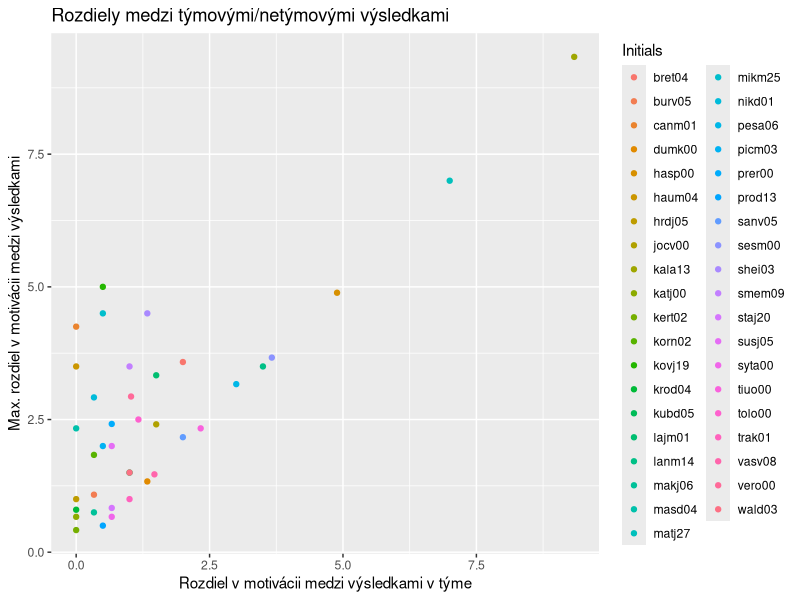
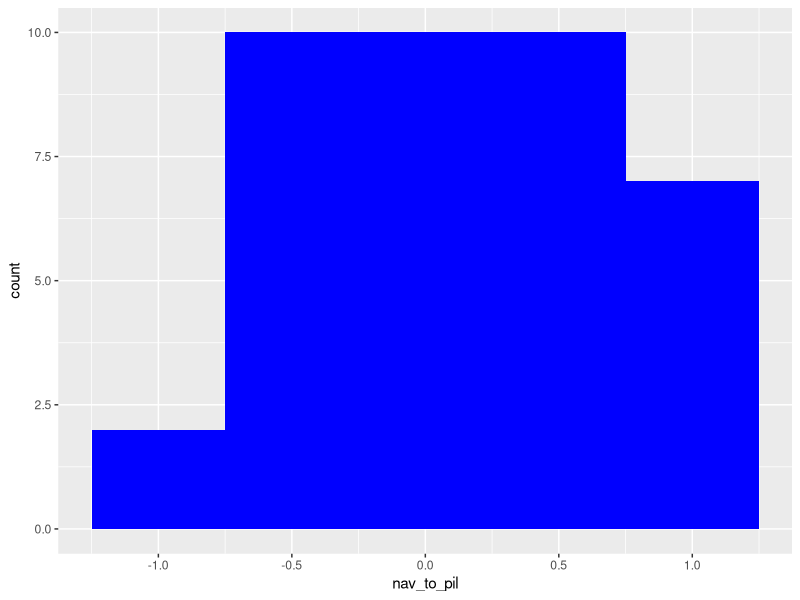
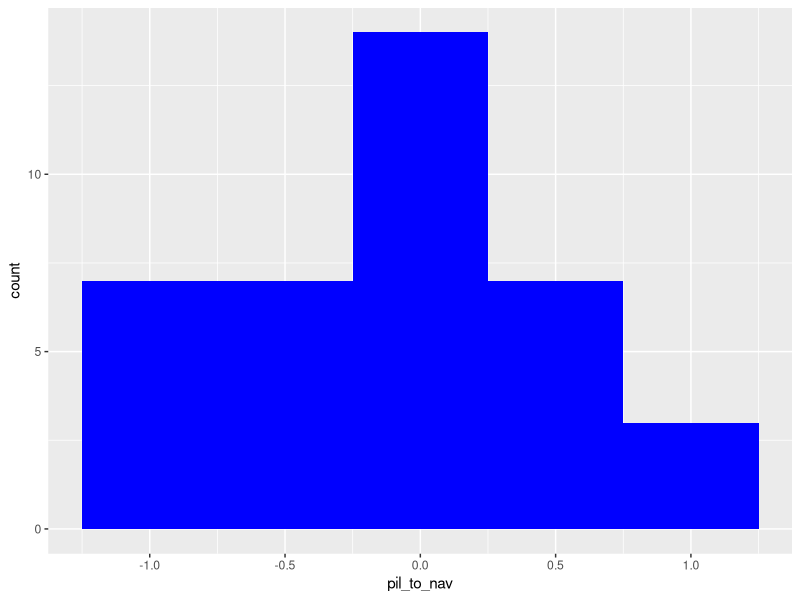

R code for these plots, in order: (Note: this script raises an error after producing the figures.)
#### Do not execute - following is further, unpublished analysis.

# Dependencies
list.of.packages <- c("openxlsx","magrittr","tidyverse")
new.packages <- list.of.packages[!(list.of.packages %in% installed.packages()[,"Package"])]
if(length(new.packages)) install.packages(new.packages)
lapply(list.of.packages, require, character.only = TRUE)
rm(list = c("list.of.packages","new.packages"))

# read xlsx data if it is not loaded yet
if (!exists("Stats")) Stats <- openxlsx::read.xlsx("Stats.xlsx", sheet = "Sheet 1")

# personality
personality <- Stats %>% 
  group_by(Initials) %>% 
  summarize(B5_O = round(mean(B5_O)),
             B5_C = round(mean(B5_C)),
             B5_E = round(mean(B5_E)),
             B5_A = round(mean(B5_A)),
             B5_N = round(mean(B5_N)),
             SS_Exp_seek = round(mean(SS_Exp_seek)),
             SS_Boredom_susc = round(mean(SS_Boredom_susc)),
             SS_Thrill_adv = round(mean(SS_Thrill_adv)),
             SS_Disinhib= round(mean(SS_Disinhib))) %>% 
  select(Initials, B5_O:SS_Disinhib)

# students with average(for exercises) motivation by role
mot_by_role <- Stats %>% as_tibble %>%
  select(Initials, Exc_round, INNER_R1:Role_06) %>%
  gather(Round,Result,INNER_R1:INNER_R6, factor_key=TRUE) %>%
  mutate(Role = case_when(Round == "INNER_R1" ~ Role_01,
                          Round == "INNER_R2" ~ Role_02,
                          Round == "INNER_R3" ~ Role_03,
                          Round == "INNER_R4" ~ Role_04,
                          Round == "INNER_R5" ~ Role_05,
                          Round == "INNER_R6" ~ Role_06)) %>%
  select(Initials, Role, Exc_round, Round, Result) %>% 
  group_by(Initials, Role) %>% 
  summarize(mean_mot = mean(Result, na.rm = T),
            min_mot = min(Result, na.rm = T),
            max_mot = max(Result, na.rm = T),
            rng_mot = max(Result, na.rm = T) - min(Result, na.rm = T),
            .groups = "keep") %>% 
  mutate(Role = factor(Role))
 
# personal results, remove personality 
person_res <- mot_by_role %>% 
  pivot_wider(names_from = "Role",
              values_from = c("mean_mot","min_mot","max_mot","rng_mot")) %>% 
  inner_join(personality, by  = "Initials")

rm(personality)

# exercise results
ex_res_long <- Stats %>% 
  as_tibble %>%
  select(Initials, Exc_round, INNER_R1:Role_06) %>%
  gather(Round,Result,INNER_R1:INNER_R6, factor_key=TRUE) %>%
  mutate(Role = case_when(Round == "INNER_R1" ~ Role_01,
                          Round == "INNER_R2" ~ Role_02,
                          Round == "INNER_R3" ~ Role_03,
                          Round == "INNER_R4" ~ Role_04,
                          Round == "INNER_R5" ~ Role_05,
                          Round == "INNER_R6" ~ Role_06))%>%
  select(Initials, Role, Exc_round, Round, Result) %>% 
  arrange(Initials,Role,Exc_round,Round) 





#############################################
# 1. Protikladné dynamiky u jedince v režimu Solo vs Team

dt <- mot_by_role %>% group_by(Initials) %>% 
  summarize(max_rng = max(mean_mot)-min(mean_mot),
            pct = n()) %>% 
  filter(pct > 1) %>% 
  select(-pct) %>% left_join(mot_by_role %>% 
                                filter(Role %in% c("Navigator","Pilot")) %>% 
                                group_by(Initials) %>% 
                                summarize(max_rng_team = max(mean_mot)-min(mean_mot),
                                          pct = n()) %>%
                                select(-pct),
                              by = "Initials")

ggplot(dt, aes(x = max_rng_team, y = max_rng, col = Initials)) +
  geom_point() + xlab("Rozdiel v motivácii medzi výsledkami v týme") + ylab("Max. rozdiel v motivácii medzi výsledkami") + 
  ggtitle("Rozdiely medzi týmovými/netýmovými výsledkami")



zaujimavy_vysledok1 = data.frame(Inits = dt[dt$max_rng > 4,"Initials"],
                                Reason = "Huge difference in motivation between roles")

# Team results
team_res <- ex_res_long %>%
  filter(Role %in% c("Navigator","Pilot")) %>% 
  mutate(Result2 = lead(Result,1),Result3 = lead(Result,2)) %>% 
  filter(Round %in% c("INNER_R1","INNER_R2")) %>% 
  select(Initials,Role,Result1=Result,Result2,Result3)

# Solo results
solo_res <- ex_res_long %>%
  filter(Role == "Solo") %>% 
  mutate(Result1 = Result,
         Result2 = lead(Result,1),
         Result3 = lead(Result,2),
         Result4 = lead(Result,3),
         Result5 = lead(Result,4),
         Result6 = lead(Result,5)) %>% 
  filter(Round == "INNER_R1") %>% 
  select(Initials,Role,Result1,Result2,Result3,Result4,Result5,Result6)


# dynamics
team_pil_dyn <- team_res %>% 
  mutate(c1_2 = sign(Result2 - Result1),
         c2_3 = sign(Result3 - Result2)) %>% 
  select(-(Result1:Result3)) %>% 
  filter(Role == "Pilot") %>% 
  mutate(mean_dynamics = (c1_2+c2_3)/2)
team_pil_dyn

team_nav_dyn <- team_res %>% 
  mutate(c1_2 = sign(Result2 - Result1),
         c2_3 = sign(Result3 - Result2)) %>% 
  select(-(Result1:Result3)) %>% 
  filter(Role == "Navigator") %>% 
  mutate(mean_dynamics = (c1_2+c2_3)/2)
team_nav_dyn

solo_dyn <- solo_res %>% 
  mutate(c1_2 = sign(Result2 - Result1),
         c2_3 = sign(Result3 - Result2),
         c3_4 = sign(Result4 - Result3),
         c4_5 = sign(Result5 - Result4),
         c5_6 = sign(Result6 - Result5)) %>% 
  mutate(mean_dynamics = (c1_2+c2_3+c3_4+c4_5+c5_6)/5) %>% 
  select(-(Result1:Result6)) 
solo_dyn


team_pil_dyn %>% summarize(mean = mean(mean_dynamics))
team_nav_dyn %>% summarize(mean = mean(mean_dynamics))
solo_dyn %>% summarize(mean = mean(mean_dynamics))

team_pil_dyn %>% group_by(sign(mean_dynamics)) %>%  summarize(cnt = n())
team_nav_dyn %>% group_by(sign(mean_dynamics)) %>%  summarize(cnt = n())
solo_dyn %>% group_by(sign(mean_dynamics)) %>%  summarize(cnt = n())




# prechod na navigátora/ prechod na pilota
# Navigator
nav_to_pil <- ex_res_long %>%
  filter(Role %in% c("Navigator","Pilot")) %>% 
  arrange(Initials,Exc_round,Round) %>% 
  mutate(Change = sign(lead(Result,1) - Result)) %>% 
  filter(Role %in% c("Navigator")) %>% 
  select(Initials,Role,Exc_round,Round,Change) %>% 
  pivot_wider(names_from = "Round",
              values_from = "Change") %>% 
  mutate(Change1 = ifelse(is.na(INNER_R1),INNER_R2,INNER_R1),
         Change2 = ifelse(is.na(INNER_R3),INNER_R4,INNER_R3),
         Change3 = INNER_R1) %>% 
  group_by(Initials,Role) %>% 
  summarise(Change1 = round(mean(Change1)),
            Change2 = round(mean(Change2)),
            Change3 = round(mean(Change3))) %>% 
  mutate(Change = sum(Change1,Change2,Change3, na.rm = T),
         cnt = sum(!is.na(c(Change1,Change2,Change3)))) %>% 
  mutate(nav_to_pil = Change/cnt) %>% 
  select(Initials,nav_to_pil)
nav_to_pil


ggplot(nav_to_pil, aes(x = nav_to_pil)) +
  geom_histogram(binwidth = .5, fill = "blue")


zaujimavy_vysledok2 = data.frame(Inits = nav_to_pil[nav_to_pil$nav_to_pil == 1,"Initials"],
                                 Reason = "Nav to pilot always ascending")
zaujimavy_vysledok3 = data.frame(Inits = nav_to_pil[nav_to_pil$nav_to_pil == -1,"Initials"],
                                 Reason = "Nav to pilot always descending")



#  Pilot to navigator changes
pil_to_nav <- ex_res_long %>%
  filter(Role %in% c("Navigator","Pilot")) %>% 
  arrange(Initials,Exc_round,Round) %>% 
  mutate(Change = sign(lead(Result,1) - Result)) %>% 
  filter(Role %in% c("Pilot")) %>% 
  select(Initials,Role,Exc_round,Round,Change) %>% 
  pivot_wider(names_from = "Round",
              values_from = "Change") %>% 
  mutate(Change1 = ifelse(is.na(INNER_R1),INNER_R2,INNER_R1),
         Change2 = ifelse(is.na(INNER_R3),INNER_R4,INNER_R3),
         Change3 = INNER_R1) %>% 
  group_by(Initials,Role) %>% 
  summarise(Change1 = round(mean(Change1)),
            Change2 = round(mean(Change2)),
            Change3 = round(mean(Change3))) %>% 
  mutate(Change = sum(Change1,Change2,Change3, na.rm = T),
         cnt = sum(!is.na(c(Change1,Change2,Change3)))) %>% 
  mutate(pil_to_nav = Change/cnt) %>% 
  select(Initials,pil_to_nav)
pil_to_nav

ggplot(pil_to_nav, aes(x = pil_to_nav)) +
  geom_histogram(binwidth = .5, fill = "blue")


zaujimavy_vysledok4 = data.frame(Inits = pil_to_nav[pil_to_nav$pil_to_nav == 1,"Initials"],
                                 Reason = "Pilot to nav always ascending")
zaujimavy_vysledok5 = data.frame(Inits = pil_to_nav[pil_to_nav$pil_to_nav == -1,"Initials"],
                                 Reason = "Pilot to nav always descending")

team <- ex_res_long %>%
  filter(Role %in% c("Navigator","Pilot")) %>% 
  arrange(Initials,Exc_round,Round) %>% 
  filter(Role %in% c("Pilot", "Navigator")) %>% 
  mutate(Round = case_when(Round %in% c("INNER_R1","INNER_R2") ~ "R1",
                           Round %in% c("INNER_R3","INNER_R4") ~ "R2",
                           Round %in% c("INNER_R5","INNER_R6") ~ "R3")) %>% 
  mutate(Round = ifelse(Role =="Pilot",paste0("P_",Round),paste0("N_",Round))) %>% 
  group_by(Initials,Round) %>% 
  summarise(Result = round(mean(Result)), .groups = "keep") %>% 
  pivot_wider(names_from = "Round",
              values_from = "Result") %>% 
  as.data.frame

rownames(team) = team$Initials
team %<>% select(N_R1:P_R3)

D2 <- mahalanobis(team,colMeans(team), cov(team))
plot(density(D2, bw = 0.5),
     main="Squared Mahalanobis distances") ; rug(D2)
names(D2[D2 > 8])

zaujimavy_vysledok6 = data.frame(Initials = names(D2[D2 > 8]),
                                 Reason = "Different behavior from others in teams")


solo <- ex_res_long %>%
  arrange(Initials,Exc_round,Round) %>% 
  filter(Role %in% c("Solo")) %>% 
  pivot_wider(names_from = "Round",
              values_from = "Result") %>% 
  mutate(ID = paste(Initials,Exc_round, sep = "_")) %>% 
  select(ID,INNER_R1:INNER_R6) %>% as.data.frame

rownames(solo) = solo$ID
solo %<>% select(INNER_R1:INNER_R6)


D2s <- mahalanobis(solo, colMeans(solo), cov(solo))
plot(density(D2s, bw = 0.5),
     main="Squared Mahalanobis distances") ; rug(D2s)
names(D2s[D2s > 10])


zaujimavy_vysledok7 = data.frame(Initials = names(D2s[D2s > 10]),
                                 Reason = "Different behavior from others while solo (includes outer exercise)")

outv <- rbind(zaujimavy_vysledok1,
              zaujimavy_vysledok2,
              zaujimavy_vysledok3,
              zaujimavy_vysledok4,
              zaujimavy_vysledok5,
              zaujimavy_vysledok6,
              zaujimavy_vysledok7)

 
write.xlsx(outv, file = "Different.xlsx", colNames = TRUE, overwrite = TRUE)
